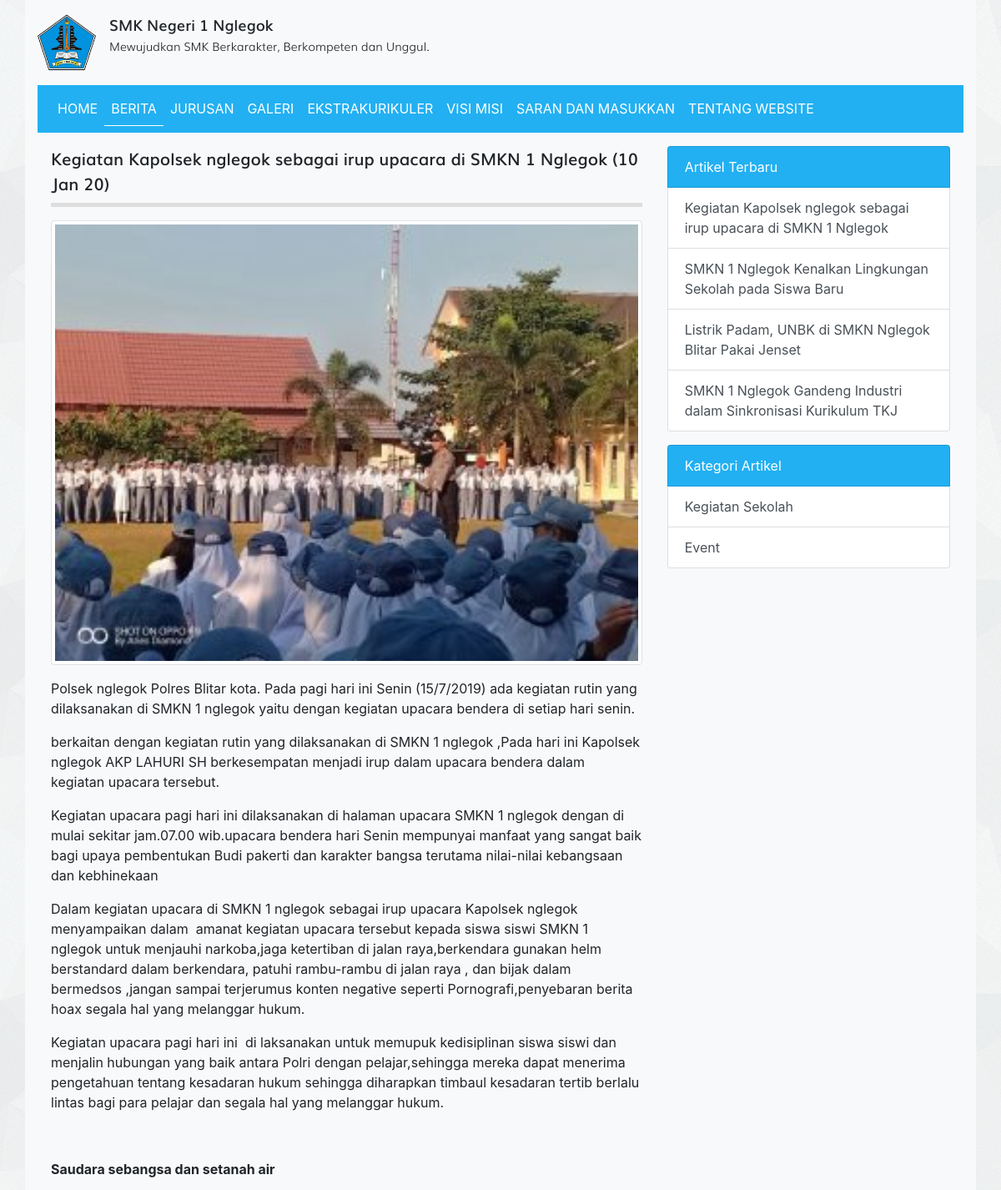
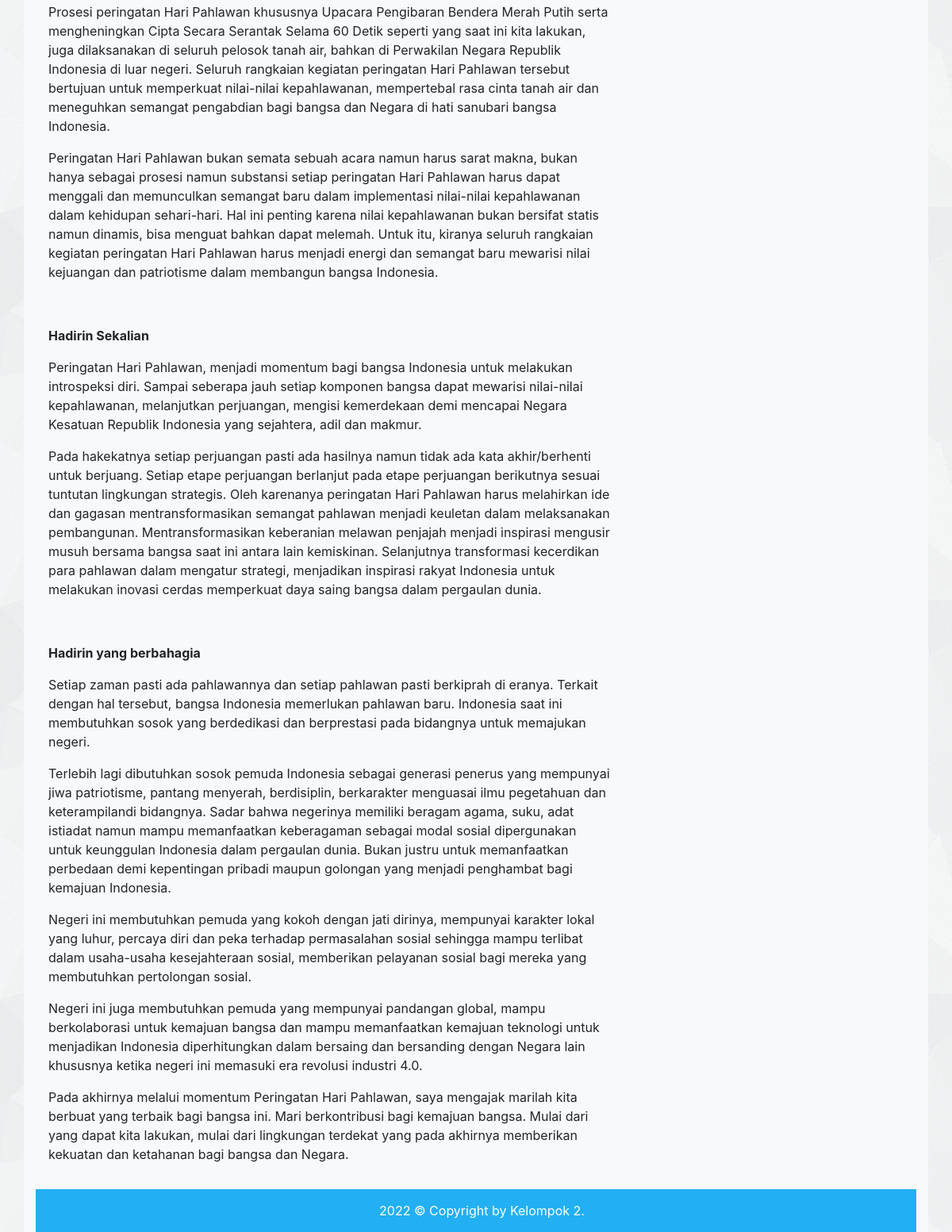
Page /detail_artikel.php?id=12 on the committed database (2 pictures, top to bottom).
### tables this page shows
CREATE TABLE `tbl_artikel` (
  `id` int(11) NOT NULL,
  `judul` varchar(255) DEFAULT NULL,
  `isi` text DEFAULT NULL,
  `tanggal` date DEFAULT NULL,
  `foto` varchar(100) DEFAULT NULL,
  `id_kategori` int(11) DEFAULT NULL
);

CREATE TABLE `tbl_kategori_artikel` (
  `id` int(11) NOT NULL,
  `nama_kategori` varchar(30) DEFAULT NULL
);

### detail_artikel.php (the view, shortened to what this page needs)
<?php
require_once 'koneksi.php';
$id = $_GET['id'];
$query = mysqli_query($koneksi, "SELECT * FROM tbl_artikel WHERE id = $id");
$artikel = mysqli_fetch_assoc($query);
?>
<!DOCTYPE html>
<html>
<head>
	<link rel="stylesheet" href="resources/fonts/stylesheet.css">
	<link rel="stylesheet" href="resources/css/bootstrap.min.css">
	<link rel="stylesheet" href="resources/css/style.css">
</head>
<body>
	<div class="container bg-light">
		<div class="logo clearfix">
			<div class="float-left mt-3 mb-3">
				<img src="resources/images/logo1.png" alt="Logo Sekolah" width="70px" class="float-left mr-3">
				<div class="text float-right">
					<span class="smk">SMK Negeri 1 Nglegok</span><br>
					<span class="visi">Mewujudkan SMK Berkarakter, Berkompeten dan Unggul.</span>
				</div>
			</div>
		</div>
		<?php require_once 'navbar.php'; ?>
		<div class="row p-3">
			<div class="col-md-8">
				<div class="title mb-3">
					<?= $artikel['judul'] ?> (<?= date('d M y', strtotime($artikel['tanggal'])) ?>)
				</div>
				<div class="artikel">
					<img src="images/artikel/<?= $artikel['foto'] ?>" alt="" width="100%" class="float-left mb-3 img-thumbnail">
					<?= $artikel['isi'] ?>
				</div>
			</div>
			<?php require_once 'sidebar.php'; ?>
		</div>
		<div class="text-white footer">
				2022 © Copyright by Kelompok 2.
		</div>
	</div>
</body>
</html>

### sidebar.php
<?php
$query_artikel_terbaru = mysqli_query($koneksi, "SELECT * FROM tbl_artikel ORDER BY tanggal ASC LIMIT 4");
$query_kategori_artikel= mysqli_query($koneksi, "SELECT * FROM tbl_kategori_artikel LIMIT 4");
?>
<div class="col-sm-4">
	<div class="list-group">
		<span class="list-group-item text-white" style="background-color: #22b0f2">Artikel Terbaru</span>
		<?php while($artikel_terbaru = mysqli_fetch_assoc($query_artikel_terbaru)) : ?>
			<a href="detail_artikel.php?id=<?= $artikel_terbaru['id'] ?>" class="list-group-item list-group-item-action"><?= $artikel_terbaru['judul'] ?></a>
		<?php endwhile; ?>
	</div>
	<div class="list-group">
		<span class="list-group-item text-white mt-3" style="background-color: #22b0f2">Kategori Artikel</span>
		<?php while($kategori_artikel = mysqli_fetch_assoc($query_kategori_artikel)) : ?>
			<a href="kategori.php?id=<?= $kategori_artikel['id'] ?>" class="list-group-item list-group-item-action"><?= $kategori_artikel['nama_kategori'] ?></a>
		<?php endwhile; ?>
	</div>
</div>

### resources/css/style.css (style rules this page uses)
body { background-image: url('../images/bg_all.jpg'); }
.smk { font-family: 'mulisemibold'; font-size: 18px; }
.visi { font-family: 'mulilight'; font-size: 14px; }
.title { font-family: 'mulisemibold'; font-size: 20px; padding-bottom: 7.5px; border-bottom: 5px solid #ddd }
.footer { background-color: #22b0f2; padding: 15px 15px 15px 30px; text-align: center; }

### rows in the picture
tbl_artikel: judul "Kegiatan Kapolsek nglegok sebagai irup upacara di SMKN 1 Nglegok", tanggal "10 Jan 20", foto (picture), isi "Polsek nglegok Polres Blitar kota. Pada pagi hari ini Senin (15/7/2019) ada kegiatan rutin yang dilaksanakan di SMKN 1 nglegok yaitu dengan kegiatan upacara bendera di setiap hari senin. berkaitan dengan kegiatan rutin yang dilaksanakan di SMKN 1 nglegok ,Pada hari ini Kapolsek nglegok AKP LAHURI SH berkesempatan menjadi irup dalam upacara bendera dalam kegiatan upacara tersebut. Kegiatan upacara pagi hari ini dilaksanakan di halaman upacara SMKN 1 nglegok dengan di mulai sekitar jam.07.00 wib.upacara bendera hari Senin mempunyai manfaat yang sangat baik bagi upaya pembentukan Budi pakerti dan karakter bangsa terutama nilai-nilai kebangsaan dan kebhinekaan Dalam kegiatan upacara di SMKN 1…"
tbl_artikel: judul "SMKN 1 Nglegok Kenalkan Lingkungan Sekolah pada Siswa Baru"
tbl_artikel: judul "Listrik Padam, UNBK di SMKN Nglegok Blitar Pakai Jenset"
tbl_artikel: judul "SMKN 1 Nglegok Gandeng Industri dalam Sinkronisasi Kurikulum TKJ"
tbl_kategori_artikel: nama_kategori "Kegiatan Sekolah"
tbl_kategori_artikel: nama_kategori "Event"
